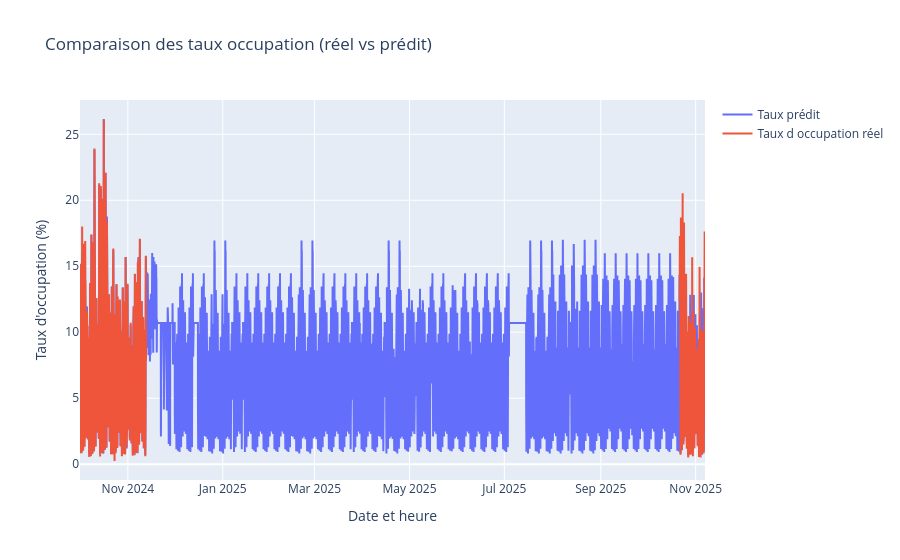

This figure's notebook cell:
### Code cell
fig = go.Figure()
fig.add_trace(go.Scatter(
    x=df_final['Date et heure de comptage'],
    y=predictions_all_occ,
    mode='lines',
    name='Taux prédit'
))
fig.add_trace(go.Scatter(
    x=df_final['Date et heure de comptage'],
    y=df_final[target_occ],
    mode='lines',
    name="Taux d occupation réel"
))

fig.update_layout(
    title="Comparaison des taux occupation (réel vs prédit)",
    xaxis_title="Date et heure",
    yaxis_title="Taux d'occupation (%)",
    hovermode='x unified'
)

fig.show()

### Figure 1 — Plotly figure (JSON) as saved in the notebook; plotly's stock layout.template omitted (floating-point values rounded to 4 significant figures; data arrays with more than 128 entries replaced by an {"elided": "..."} marker saying what was removed)
{"data": [{"mode": "lines", "name": "Taux prédit", "type": "scatter", "x": {"elided": "9644 str values"}, "y": {"elided": "9644 float values"}}, {"mode": "lines", "name": "Taux d occupation réel", "type": "scatter", "x": {"elided": "9644 str values"}, "y": {"elided": "9644 float values"}}], "layout": {"hovermode": "x unified", "title": {"text": "Comparaison des taux occupation (réel vs prédit)"}, "xaxis": {"title": {"text": "Date et heure"}}, "yaxis": {"title": {"text": "Taux d'occupation (%)"}}}}
